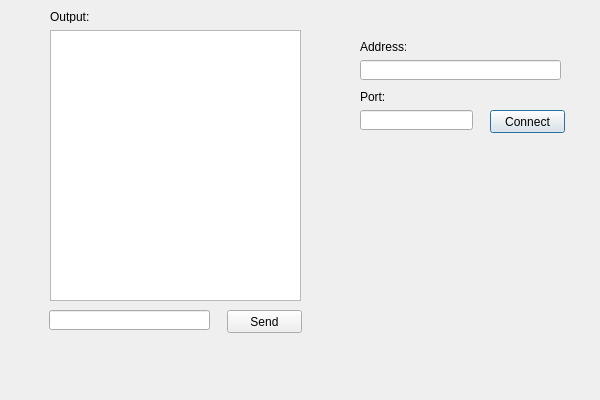
<?xml version="1.0" encoding="UTF-8"?>
<ui version="4.0">
 <class>Dialog</class>
 <widget class="QDialog" name="Dialog">
  <property name="geometry">
   <rect>
    <x>0</x>
    <y>0</y>
    <width>600</width>
    <height>400</height>
   </rect>
  </property>
  <property name="windowTitle">
   <string>Dialog</string>
  </property>
  <widget class="QPushButton" name="btCon">
   <property name="geometry">
    <rect>
     <x>490</x>
     <y>110</y>
     <width>75</width>
     <height>23</height>
    </rect>
   </property>
   <property name="text">
    <string>Connect</string>
   </property>
  </widget>
  <widget class="QPushButton" name="btSend">
   <property name="geometry">
    <rect>
     <x>227</x>
     <y>310</y>
     <width>75</width>
     <height>23</height>
    </rect>
   </property>
   <property name="text">
    <string>Send</string>
   </property>
  </widget>
  <widget class="QLineEdit" name="lnSend">
   <property name="geometry">
    <rect>
     <x>49</x>
     <y>310</y>
     <width>161</width>
     <height>20</height>
    </rect>
   </property>
  </widget>
  <widget class="QTextEdit" name="txtOut">
   <property name="geometry">
    <rect>
     <x>50</x>
     <y>30</y>
     <width>251</width>
     <height>271</height>
    </rect>
   </property>
  </widget>
  <widget class="QLineEdit" name="lnAdd">
   <property name="geometry">
    <rect>
     <x>360</x>
     <y>60</y>
     <width>201</width>
     <height>20</height>
    </rect>
   </property>
  </widget>
  <widget class="QLineEdit" name="lnPort">
   <property name="geometry">
    <rect>
     <x>360</x>
     <y>110</y>
     <width>113</width>
     <height>20</height>
    </rect>
   </property>
  </widget>
  <widget class="QLabel" name="lbAdd">
   <property name="geometry">
    <rect>
     <x>360</x>
     <y>40</y>
     <width>46</width>
     <height>13</height>
    </rect>
   </property>
   <property name="text">
    <string>Address:</string>
   </property>
  </widget>
  <widget class="QLabel" name="lblOut">
   <property name="geometry">
    <rect>
     <x>50</x>
     <y>10</y>
     <width>46</width>
     <height>13</height>
    </rect>
   </property>
   <property name="text">
    <string>Output:</string>
   </property>
  </widget>
  <widget class="QLabel" name="lbPort">
   <property name="geometry">
    <rect>
     <x>360</x>
     <y>90</y>
     <width>46</width>
     <height>13</height>
    </rect>
   </property>
   <property name="text">
    <string>Port:</string>
   </property>
  </widget>
 </widget>
 <layoutdefault spacing="6" margin="11"/>
 <resources/>
 <connections/>
</ui>
